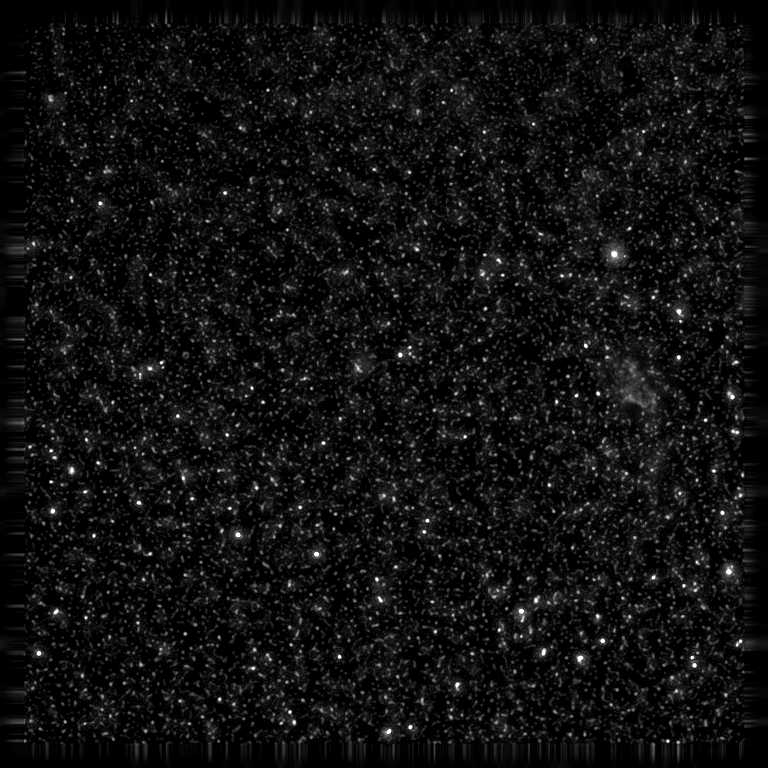
#> input picture example/data/cont_FL_Tractionforce2D_ctrl_before_2016_11_04-0.tif, 768 x 768 px; its folder holds 3 pictures in this run; the run also reads 2 pictures not shown here
$ python optical_flow_sparse.py
#> lines starting #> are read from the running program, lines starting #| are printed output that depends on the picture
from skimage import feature
import numpy as np
import math
import random
import cv2
import os
from os import listdir
from os.path import isfile, join
import csv

import matplotlib
#matplotlib.use("TkAgg")
matplotlib.use('macosx')
from matplotlib import pyplot as plt
import matplotlib.colors as colors
import matplotlib.cm as cmx
import matplotlib.animation as animation
import matplotlib.patches as patches
from parula import parula_map

DIR = "example"
FILENAME = "FLFRAME"
AMPRATIO = 30
CUTPX = 30

# load images
data_dir = "%s/data"%DIR
imgs = [cv2.imread(join(data_dir, f))[CUTPX:-CUTPX, CUTPX:-CUTPX] for f in sorted(listdir(data_dir)) if isfile(join(data_dir, f)) and f.find('.') != 0]
#imgs = [cv2.imread(join(data_dir, f)) for f in sorted(listdir(data_dir)) if isfile(join(data_dir, f)) and f.find('.') != 0]
print(imgs[0].shape)
#| (708, 708, 3)
csvlist = list()

# Parameters for lucas kanade optical flow
lk_params = dict( winSize  = (15,15),
                  maxLevel = 2,
                  criteria = (cv2.TERM_CRITERIA_EPS | cv2.TERM_CRITERIA_COUNT, 10, 0.03))

# Take first frame and find corners in it
old_gray = cv2.cvtColor(imgs[0], cv2.COLOR_BGR2GRAY)
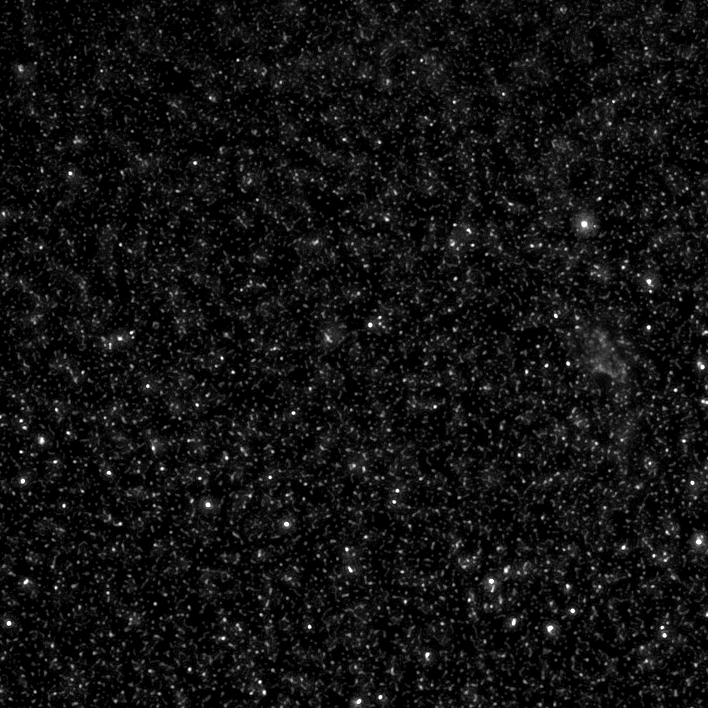
#> old_gray: shape (708, 708); min 0, max 255, mean 17.7

clusters = feature.blob_log(old_gray, min_sigma=2, max_sigma=7, threshold=0.01)
clusters = random.sample(list(clusters), int(imgs[0].shape[0]*imgs[0].shape[1]*0.00207))
#> clusters = 1037 items, first 6: [230, 134, 2], [558, 702, 2], [70, 117, 2], [450, 704, 2], [203, 662, 2], [373, 125, 2]
p0 = np.array([np.array([np.array([np.float32(c[1]), np.float32(c[0])])]) for c in clusters])
#> p0 = 1037 rows, first 8: [134, 230], [702, 558], [117, 70], [704, 450], [662, 203], [125, 373], [96, 282], [514, 662]

# Create some random colors
color = np.random.randint(0,255,(len(clusters),3))
#> color = 1037 rows, first 8: [172, 47, 117], [192, 67, 251], [195, 103, 9], [211, 21, 242], [36, 87, 70], [216, 88, 140], [58, 193, 230], [39, 87, 174]
#color = np.random.randint(0, 255, (1, 3))

# Draw initial beads position
for i, c in enumerate(clusters):
    blob_img = cv2.circle(imgs[0], (int(c[1]), int(c[0])), 3, color[i].tolist(), 0)
#> this loop made 1037 passes
cv2.imwrite("{}/blob.bmp".format(DIR), blob_img)
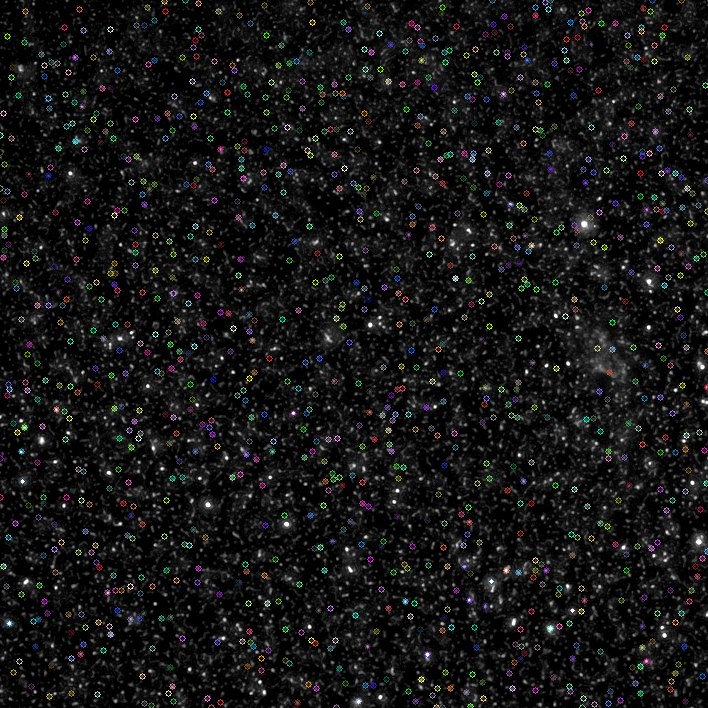
#> saved as blob.bmp: shape (708, 708, 3); mean B, G, R 21.2, 21.3, 21.2
print("save blob image")
print(len(clusters))
#| 1037

# start optical flow
displacement = list()
for idx in range(1, len(imgs)):
    frame_gray = cv2.cvtColor(imgs[idx], cv2.COLOR_BGR2GRAY)
    if not os.path.exists("{}/gray".format(DIR)):
        os.makedirs("{}/gray".format(DIR))
    cv2.imwrite("{}/gray/{}.bmp".format(DIR, idx), frame_gray);
    p1, st, err = cv2.calcOpticalFlowPyrLK(old_gray, frame_gray, p0, None, **lk_params)
    good_new = p1
    good_old = p0

    oldlist = list();
    newlist = list();

    for i,(new,old, state) in enumerate(zip(good_new,good_old, st)):
        a,b = new.ravel()
        c,d = old.ravel()
        oldlist.append([idx-1, i, c, d, state[0]])
        if idx == len(imgs)-1:
            newlist.append([idx, i, a, b, state[0]])
        dis = math.sqrt((a-c)**2+(b-d)**2)
        displacement.append(dis)
    csvlist.extend(oldlist)
    if len(newlist):
        csvlist.extend(newlist)

    # Now update the previous frame and previous points
    old_gray = frame_gray.copy()
    p0 = good_new.reshape(-1,1,2)
#> this loop made 2 passes
#> after the loop, csvlist = 3111 items, first 6: [0, 0, 134, 230, 1], [0, 1, 702, 558, 1], [0, 2, 117, 70, 1], [0, 3, 704, 450, 1], [0, 4, 662, 203, 1], [0, 5, 125, 373, 1]; displacement = 2074 values, max 1.01 at index 1797, min 0.00289 at index 584, mean 0.125

# save csv file
with open("{}/bead_pos.csv".format(DIR), "w") as myfile:
    wr = csv.writer(myfile, quoting=csv.QUOTE_ALL)
    wr.writerows(csvlist)


# Create a mask image for drawing purposes
mask = np.zeros_like(imgs[0])

'''
# Define the codec and create VideoWriter object
w = imgs[0].shape[0]
h = imgs[0].shape[1]
fps = 1.0
fourcc = cv2.VideoWriter_fourcc(*'mp4v')
out = cv2.VideoWriter('{}/{}_output.mp4v'.format(DIR, FILENAME),fourcc, fps, (w, h))
'''

# draw animation
fig = plt.figure()
ax = fig.add_subplot(111)
ax.set_axis_off()
plt.close(fig)
ims = []

mask = np.zeros_like(imgs[0])
cNorm  = colors.Normalize(vmin=math.log10(min(displacement)+1), vmax=math.log10(max(displacement)+1))
#> (the run stopped early here; a loop or call above may not have finished)
